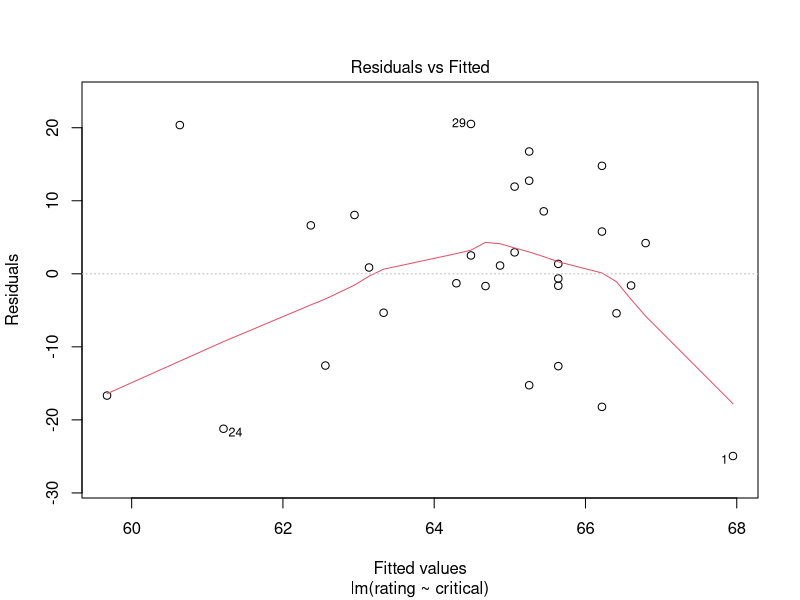
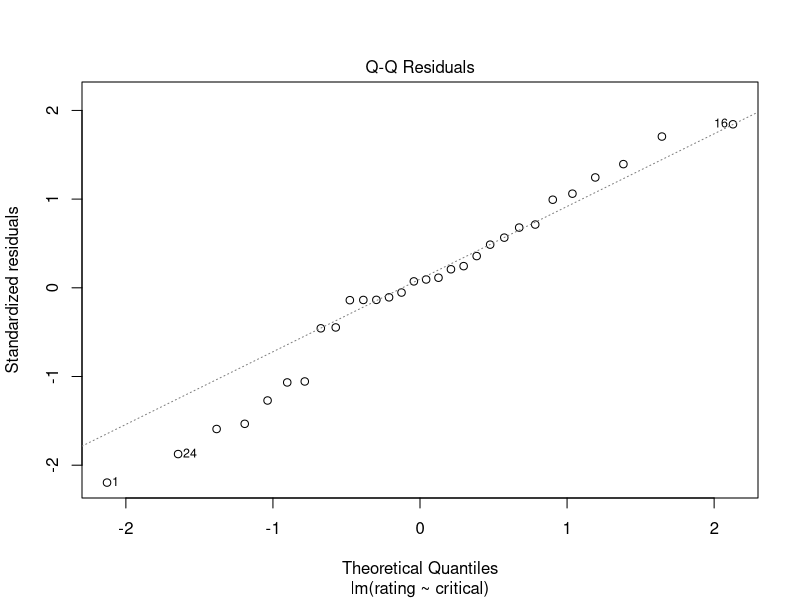
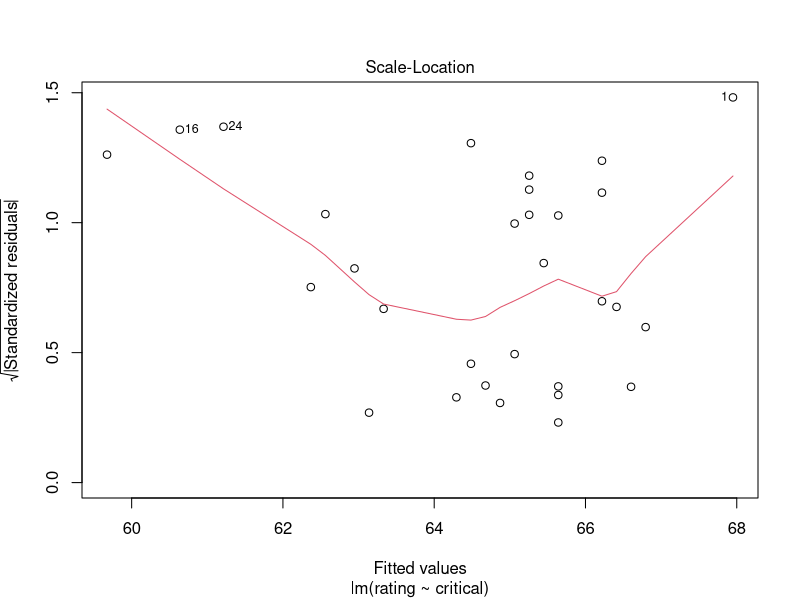
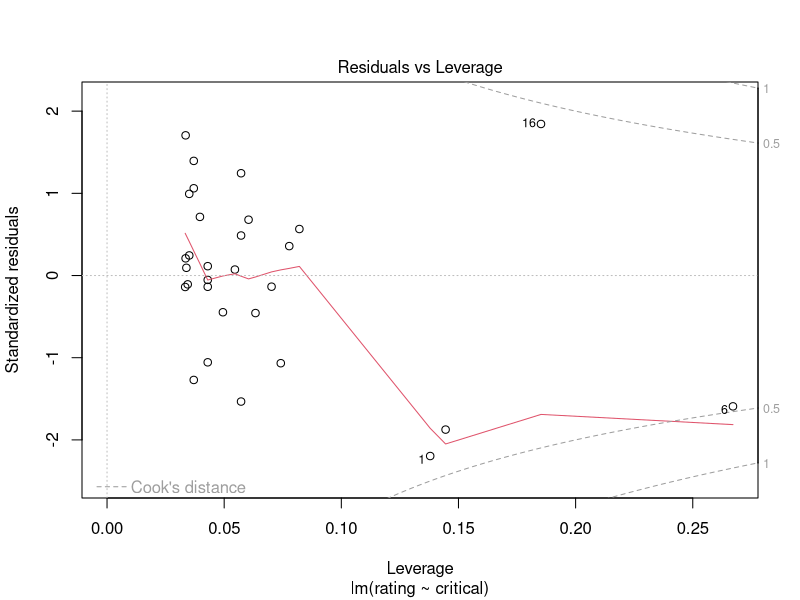

Write the R code that produced these figures, in order.
## ---- chunk 1
attach(attitude)
str(attitude)
## ---- chunk 2
head(attitude)
## ---- chunk 3
linear_model <- lm(rating ~ critical)
linear_model
summary(linear_model)
## ---- chunk 4
plot(linear_model)
abline(linear_model, col = 'red')
